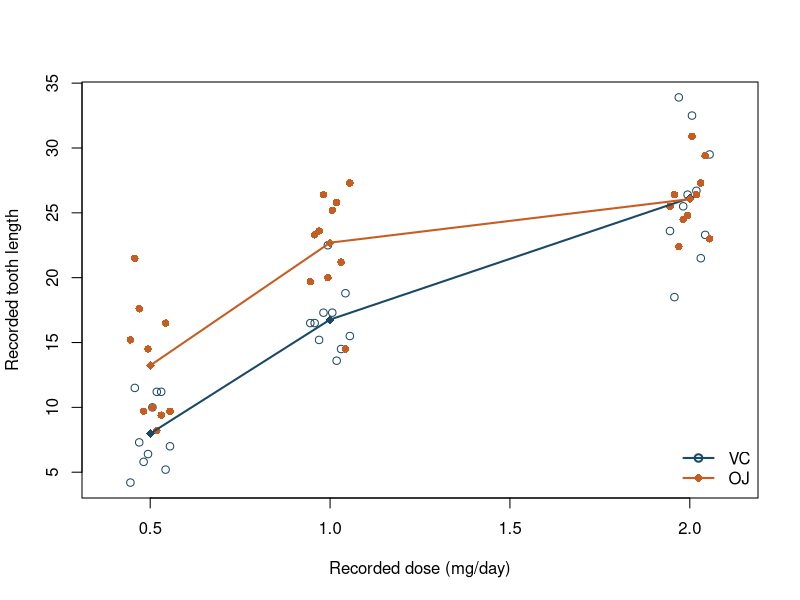

Reproduce this figure in R.
# Chapter 6. Categorical Predictors, Interactions, and Transformations
# Regression Modeling with R: Inference, Prediction, and Regularization
# Author: Prof. Dr. Bahadır Yüzbaşı
# Edition: 27 September 2026
# Run blocks in order in a fresh R session. See README.md.

# ===== Book block 1; source line 280 =====
tg <- datasets::ToothGrowth
tg <- transform(
  tg,
  supp = factor(supp, levels = c("VC", "OJ")),
  dose_factor = factor(dose, levels = c(0.5, 1, 2)),
  u = dose - 1
)
stopifnot(nrow(tg) == 60L, !anyNA(tg),
          identical(levels(tg$supp), c("VC", "OJ")))
cell_counts <- with(tg, table(supp, dose_factor))
cell_means <- with(
  tg, tapply(len, list(supp, dose_factor), mean)
)
stopifnot(all(cell_counts == 10L))
cell_counts
round(cell_means, 2)

# ===== Book block 2; source line 303 =====
group_col <- c(VC = "#1B4965", OJ = "#C65D21")
tg$offset <- ave(
  tg$len, tg$supp, tg$dose_factor,
  FUN = function(z) seq(-0.055, 0.055,
                        length.out = length(z))
)
plot(tg$dose + tg$offset, tg$len,
     col = group_col[tg$supp],
     pch = ifelse(tg$supp == "VC", 1, 16),
     xlab = "Recorded dose (mg/day)",
     ylab = "Recorded tooth length",
     xlim = c(0.38, 2.12))
for (g in levels(tg$supp)) {
  lines(c(0.5, 1, 2), cell_means[g, ],
        col = group_col[g], lwd = 2)
  points(c(0.5, 1, 2), cell_means[g, ],
         col = group_col[g], pch = 18, cex = 1.2)
}
legend("bottomright", levels(tg$supp), col = group_col,
       pch = c(1, 16), lwd = 2, bty = "n")

# ===== Book block 3; source line 330 =====
fit_treatment <- lm(len ~ dose_factor * supp, data = tg,
                    na.action = na.fail)
tg_sum <- tg
contrasts(tg_sum$dose_factor) <- contr.sum(3)
contrasts(tg_sum$supp) <- contr.sum(2)
fit_sum <- lm(len ~ dose_factor * supp, data = tg_sum,
              na.action = na.fail)
X_treatment <- model.matrix(fit_treatment)
X_sum <- model.matrix(fit_sum)
coding_check <- c(
  treatment_rank = qr(X_treatment)$rank,
  sum_rank = qr(X_sum)$rank,
  columns_each = ncol(X_treatment),
  max_fitted_difference = max(abs(
    fitted(fit_treatment) - fitted(fit_sum)
  )),
  max_residual_difference = max(abs(
    residuals(fit_treatment) - residuals(fit_sum)
  ))
)
coding_check
head(X_treatment, 3)
head(X_sum, 3)

# ===== Book block 4; source line 360 =====
fit_additive <- lm(
  len ~ u + supp, data = tg, na.action = na.fail
)
fit_interaction <- lm(
  len ~ u * supp, data = tg, na.action = na.fail
)
b <- coef(fit_interaction)
group_lines <- rbind(
  VC = c(intercept_at_dose_1 = b["(Intercept)"], slope = b["u"]),
  OJ = c(intercept_at_dose_1 = b["(Intercept)"] + b["suppOJ"],
         slope = b["u"] + b["u:suppOJ"])
)
grid <- expand.grid(dose = c(0.5, 1, 2), supp = levels(tg$supp))
grid$u <- grid$dose - 1
grid$fitted <- predict(fit_interaction, newdata = grid)
grid$OJ_minus_VC <- with(grid,
  ifelse(supp == "OJ",
         b["suppOJ"] + b["u:suppOJ"] * u,
         NA_real_))
round(coef(fit_additive), 4)
round(coef(fit_interaction), 4)
round(group_lines, 4)
transform(grid, fitted = round(fitted, 3),
          OJ_minus_VC = round(OJ_minus_VC, 3))

# ===== Book block 5; source line 391 =====
fits <- list(
  numeric_additive = fit_additive,
  numeric_interaction = fit_interaction,
  factor_interaction = fit_treatment,
  log2_interaction = lm(len ~ log2(dose) * supp, data = tg,
                        na.action = na.fail)
)
fit_account <- data.frame(
  representation = names(fits),
  model_columns = vapply(
    fits, function(m) ncol(model.matrix(m)), integer(1)
  ),
  residual_df = vapply(fits, df.residual, integer(1)),
  training_SSE = vapply(fits, deviance, numeric(1))
)
fit_account$training_SSE <- round(fit_account$training_SSE, 3)
fit_account
observed_grid <- expand.grid(dose = c(0.5, 1, 2),
                             supp = levels(tg$supp))
prediction_grid <- observed_grid
prediction_grid$u <- prediction_grid$dose - 1
prediction_grid$dose_factor <- factor(prediction_grid$dose,
  levels = levels(tg$dose_factor)
)
prediction_table <- cbind(
  observed_grid,
  sapply(fits, predict, newdata = prediction_grid)
)
transform(prediction_table,
  across_models_range = apply(
    prediction_table[, -(1:2)], 1,
    function(z) round(diff(range(z)), 3)
  )
)
